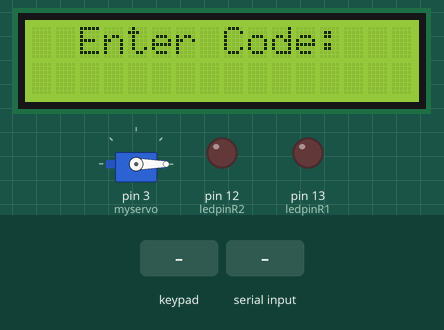
This sketch was run on a simulated Arduino Mega 2560, built with avr-gcc and run on an emulated ATmega2560. Shown: 16×2 character LCD, servo, output pins drawn as LEDs (lit = HIGH). The test bench sets the inputs (shaded band).

Above: at 1.2 s.
1.3 s: keypad keys 1 2 3 4 D pressed 0.4 s apart
At 4.4 s:
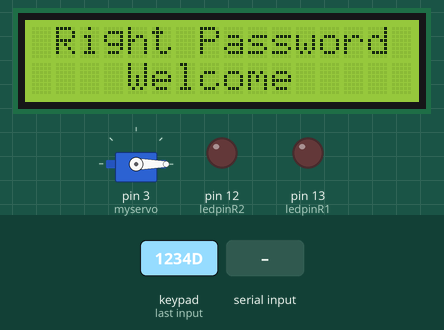
6.3 s: "5" received over the second serial link
At 8.6 s:
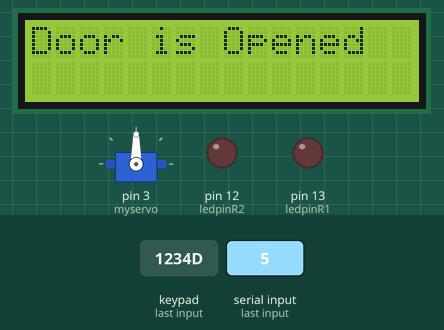
8.7 s: "1" received over the second serial link
At 11.6 s:
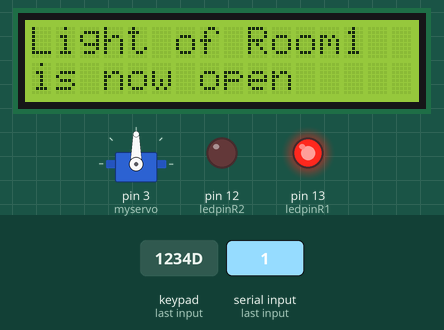
11.7 s: "6" received over the second serial link
14.7 s: "2" received over the second serial link
20.7 s: "3" received over the second serial link
At 29.6 s:
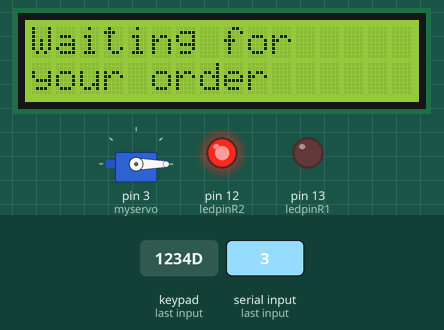
Timing chart, 0 to 30.4 s (numbered marks = the images above; inputs shaded):
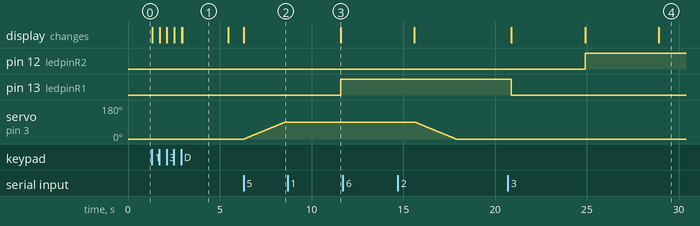

The sketch:

Final_All.ino
```cpp
//Example_12_LCD_16x2
#include <LiquidCrystal.h>
LiquidCrystal lcd(9, 8, 7, 6, 5, 4);
#include <SoftwareSerial.h>// import the serial library
#include <Servo.h>
#include <Password.h>
#include <Keypad.h>

Servo myservo;  // create servo object to control a servo
// twelve servo objects can be created on most boards

int pos = 0;    // variable to store the servo position
int opc =0;
int clc =0;
SoftwareSerial blue(11, 10); // TX, RX
int ledpinR1=13; // led on D13 will show blink on / off
int BluetoothData; // the data given from Computer
int pushButton=2;
int ledpinR2=12;
int     right =0;

Password password = Password( "1234" );
const byte ROWS = 4; // Four rows
const byte COLS = 4; // Four columns
// Define the Keymap
char keys[ROWS][COLS] = {
  {
    '1','2','3','A',  }
  ,
  {
    '4','5','6','B',  }
  ,
  {
    '7','8','9','C',  }
  ,
  {
    '*','0','#','D',  }
};
// Connect keypad ROW0, ROW1, ROW2 and ROW3 to these Arduino pins.
byte rowPins[ROWS] = {22, 24, 26, 28}; //connect to the row pinouts of the keypad
byte colPins[COLS] = {23, 25, 27, 29}; //connect to the column pinouts of the keypad

// Create the Keypad
Keypad keypad = Keypad( makeKeymap(keys), rowPins, colPins, ROWS, COLS );


void setup() {
  lcd.begin(16, 2);
 // lcd.print("hello, world!");
 // Serial.begin(9600);
  blue.begin(9600);
 // blue.println("Bluetooth On please press 1 or 0 blink LED ..");
  pinMode(ledpinR1,OUTPUT);
  pinMode(ledpinR2,OUTPUT);
  pinMode(pushButton,INPUT);
    myservo.attach(3);  // attaches the servo on pin 9 to the servo object
      myservo.write(0);              // tell servo to go to position in variable 'pos'
keypad.setDebounceTime(50);
  displayCodeEntryScreen();
  keypad.addEventListener(keypadEvent);

}

void displayCodeEntryScreen()
{
  password.reset();
  lcd.clear();
  lcd.setCursor(2, 0);
  lcd.print("Enter Code:");
  lcd.setCursor(0,1);
  keypad.addEventListener(keypadEvent); //add an event listener for this keypad
  //setup and turn off both LEDs
  }


void loop() {

    keypad.getKey();
 while( right == 1){

    BluetoothData=blue.read();
    if(BluetoothData=='1'){
      lcd.clear();
      lcd.print("Light of Room1");
      lcd.setCursor(0, 1);
      lcd.print("is now open");
      digitalWrite(ledpinR1,1);
      delay(4000);
      lcd.clear();

    }
    else if(BluetoothData=='2'){
      lcd.clear();
      lcd.print("Light of Room1");
      lcd.setCursor(0, 1);
      lcd.print("is now closed");
      digitalWrite(ledpinR1,0);
      delay(4000);
            lcd.clear();

    }
    else if(BluetoothData=='3'){
      lcd.clear();
      lcd.print("Light of Room2");
      lcd.setCursor(0, 1);
      lcd.print("is now open");
      digitalWrite(ledpinR2,1);
      delay(4000);
        lcd.clear();

    }
    else if(BluetoothData=='4'){
      lcd.clear();
      lcd.print("Light of Room2");
      lcd.setCursor(0, 1);
      lcd.print("is now closed");
      digitalWrite(ledpinR2,0);
      delay(4000);
       lcd.clear();

    }


    else if(BluetoothData=='5' ){
      if(opc == 0){
      lcd.clear();
      lcd.print("Door is Opened");
      for (pos = 0; pos <= 90; pos += 1) { // goes from 0 degrees to 180 degrees
    // in steps of 1 degree
          myservo.write(pos);              // tell servo to go to position in variable 'pos'
          delay(25);                       // waits 15ms for the servo to reach the position
      }
      delay(3000);
         lcd.clear();
      opc =1;
      clc =0;
    }
    else
    {
      lcd.clear();
      lcd.print("Door is Opened");
      delay(2000);
      lcd.clear();
    }
    }
    else if(BluetoothData=='6'){
      if (clc ==0){
      lcd.clear();
      lcd.print("Door is Closed");
      for (pos = 90; pos >= 0; pos -= 1) { // goes from 180 degrees to 0 degrees
    myservo.write(pos);              // tell servo to go to position in variable 'pos'
    delay(25);
    // waits 15ms for the servo to reach the position
    clc = 1;
    opc =0;
  }
      delay(3000);
         lcd.clear();

    }
    else{
      lcd.clear();
      lcd.print("Door is Closed");
      delay(2000);
      lcd.clear();
    }

    }
    else{
      lcd.setCursor(0, 0);
      lcd.print("Waiting for");
      lcd.setCursor(0, 1);
      lcd.print("your order");

    }

}
}
void keypadEvent(KeypadEvent eKey){
  switch (keypad.getState()){
  case PRESSED:
    lcd.print(eKey);
    switch (eKey){
    case 'D':
      checkPassword();
      break;
    case '*':
         displayCodeEntryScreen(); break;
    default:
      password.append(eKey);
    }
  }
}

int checkPassword(){
  if (password.evaluate()){
    lcd.clear();
    delay(30);
    lcd.setCursor(1, 0);
    lcd.print("Right Password");
    lcd.setCursor(4, 1);
    lcd.print("Welcome");
    delay(2500);
          lcd.clear();

    //displayCodeEntryScreen();
    return right =1;

  }
  else{
    loop(); {
      //redlight();
    }
    lcd.clear();
    delay(10);
    lcd.setCursor(2, 0);
    lcd.print("Wrong Password");
    delay(2500);
    lcd.clear();
    displayCodeEntryScreen();
        right =0;

  }
}
```

Measured:
- after the input at 1.3 s, the display: first changes at once (image 1 shows a later state)
- after the input at 6.3 s, servo on pin 3 (myservo): moves from 0° to 90° over 2.2 s, starting at once; the display: changes at once (image 2)
- after the input at 8.7 s, pin 13 (ledpinR1): LOW → HIGH after 2.9 s; the display: changes after 2.9 s (image 3)
- after the input at 11.7 s, every drawn part: stays the same
- after the input at 20.7 s, pin 12 (ledpinR2): LOW → HIGH after 4.2 s; the display: first differs from a run without the input after 4.2 s (image 4 shows a later state)
- what the display in image 1 shows lasts 2.5 s, from 3.0 s to 5.5 s
